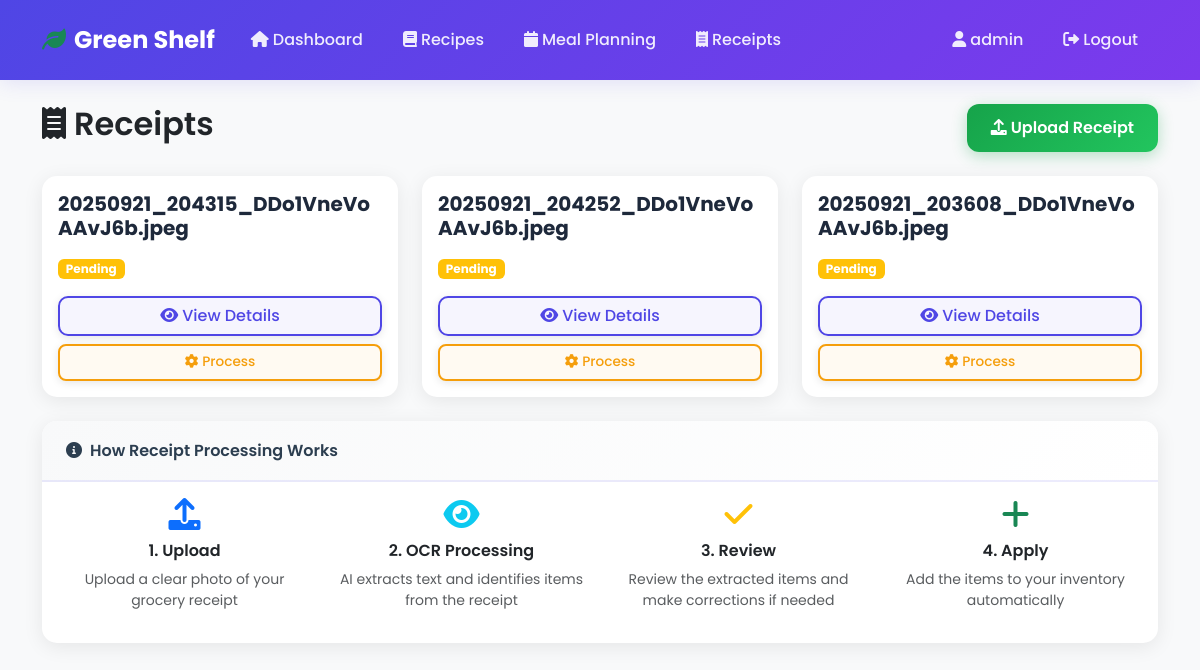
The page /receipts/ (signed in) on the database its author committed.
### app/models.py (models this page shows, shortened)
class User(UserMixin, db.Model):
    id = db.Column(db.Integer, primary_key=True)
    username = db.Column(db.String(80), unique=True, nullable=False)
    email = db.Column(db.String(120), unique=True, nullable=False)
    password_hash = db.Column(db.String(120), nullable=False)
    created_at = db.Column(db.DateTime, default=datetime.utcnow)
    family_size = db.Column(db.Integer, default=1)
    preferred_brands = db.Column(db.Text)  # JSON string
    dietary_restrictions = db.Column(db.Text)  # JSON string
    taste_preferences = db.Column(db.Text)  # JSON string
    delivery_time_slots = db.Column(db.Text)  # JSON string
    upi_id = db.Column(db.String(100))
    auto_order_enabled = db.Column(db.Boolean, default=False)
    checkout_enabled = db.Column(db.Boolean, default=False)
    check_interval_minutes = db.Column(db.Integer, default=60)
    blinkit_cookies = db.Column(db.Text)  # JSON string
    pincode = db.Column(db.String(10))
    cookies_saved = db.Column(db.Boolean, default=False)
    inventory_items = db.relationship('InventoryItem', backref='user', lazy=True, cascade='all, delete-orphan')
    meal_plans = db.relationship('MealPlan', backref='user', lazy=True, cascade='all, delete-orphan')
    recipes = db.relationship('Recipe', backref='user', lazy=True, cascade='all, delete-orphan')
    orders = db.relationship('Order', backref='user', lazy=True, cascade='all, delete-orphan')

class Receipt(db.Model):
    id = db.Column(db.Integer, primary_key=True)
    user_id = db.Column(db.Integer, db.ForeignKey('user.id'), nullable=False)
    filename = db.Column(db.String(200), nullable=False)
    file_path = db.Column(db.String(500), nullable=False)
    extracted_text = db.Column(db.Text)
    parsed_items = db.Column(db.Text)  # JSON string
    total_amount = db.Column(db.Float)
    store_name = db.Column(db.String(100))
    purchase_date = db.Column(db.Date)
    is_processed = db.Column(db.Boolean, default=False)
    created_at = db.Column(db.DateTime, default=datetime.utcnow)

### app/receipts.py (the view)
@receipts_bp.route('/')
@login_required
def index():
    receipts = Receipt.query.filter_by(user_id=current_user.id).order_by(Receipt.created_at.desc()).all()
    return render_template('receipts/index.html', receipts=receipts)

### app/templates/receipts/index.html (shortened to what this page needs)
{% extends 'layout.html' %}
{% block content %}
<div class="d-flex justify-content-between align-items-center mb-4">
    <h2><i class="fas fa-receipt me-2"></i>Receipts</h2>
    <a href="{{ url_for('receipts.upload') }}" class="btn btn-success">
        <i class="fas fa-upload me-1"></i>Upload Receipt
    </a>
</div>
<div class="row g-4">
    {% for receipt in receipts %}
    <div class="col-md-6 col-lg-4">
        <div class="card h-100">
            <div class="card-body">
                <h6 class="card-title">{{ receipt.filename }}</h6>
                <div class="mb-3">
                    {% if receipt.is_processed %}
                    <span class="badge bg-success">Processed</span>
                    {% else %}
                    <span class="badge bg-warning">Pending</span>
                    {% endif %}
                </div>
                <div class="d-grid gap-2">
                    <a href="{{ url_for('receipts.view', id=receipt.id) }}" class="btn btn-outline-primary">
                        <i class="fas fa-eye me-1"></i>View Details
                    </a>
                    {% if not receipt.is_processed %}
                    <form action="{{ url_for('receipts.process', id=receipt.id) }}" method="POST" class="d-inline">
                        <button type="submit" class="btn btn-outline-warning btn-sm w-100">
                            <i class="fas fa-cog me-1"></i>Process
                        </button>
                    </form>
                    {% endif %}
                </div>
            </div>
        </div>
    </div>
    {% endfor %}
</div>
{% if receipts %}
<div class="row mt-4">
    <div class="col-12">
        <div class="card">
            <div class="card-header">
                <h6 class="mb-0"><i class="fas fa-info-circle me-2"></i>How Receipt Processing Works</h6>
            </div>
            <div class="card-body">
                <div class="row">
                    <div class="col-md-3 text-center">
                        <div class="mb-2">
                            <i class="fas fa-upload fa-2x text-primary"></i>
                        </div>
                        <h6>1. Upload</h6>
                        <p class="small text-muted">Upload a clear photo of your grocery receipt</p>
                    </div>
                    <div class="col-md-3 text-center">
                        <div class="mb-2">
                            <i class="fas fa-eye fa-2x text-info"></i>
                        </div>
                        <h6>2. OCR Processing</h6>
                        <p class="small text-muted">AI extracts text and identifies items from the receipt</p>
                    </div>
                    <div class="col-md-3 text-center">
                        <div class="mb-2">
                            <i class="fas fa-check fa-2x text-warning"></i>
                        </div>
                        <h6>3. Review</h6>
                        <p class="small text-muted">Review the extracted items and make corrections if needed</p>
                    </div>
                    <div class="col-md-3 text-center">
                        <div class="mb-2">
                            <i class="fas fa-plus fa-2x text-success"></i>
                        </div>
                        <h6>4. Apply</h6>
                        <p class="small text-muted">Add the items to your inventory automatically</p>
                    </div>
                </div>
            </div>
        </div>
    </div>
</div>
{% endif %}
{% endblock %}

### app/templates/layout.html (shortened to what this page needs)
<!DOCTYPE html>
<html lang="en">
  <head>
    <link
      href="https://cdn.jsdelivr.net/npm/bootstrap@5.3.2/dist/css/bootstrap.min.css"
      rel="stylesheet"
    />
    <link
      rel="stylesheet"
      href="https://cdnjs.cloudflare.com/ajax/libs/font-awesome/6.0.0/css/all.min.css"
    />
    <link
      rel="stylesheet"
      href="{{ url_for('static', filename='styles.css') }}"
    />
    <link
      rel="stylesheet"
      href="{{ url_for('static', filename='responsive-styles.css') }}"
    />
  </head>
  <body class="bg-light">
    <nav class="navbar navbar-expand-lg bg-white border-bottom">
      <div class="container">
        <a class="navbar-brand" href="{{ url_for('main.index') }}">
          <i class="fas fa-leaf text-success me-2"></i>Green Shelf
        </a>
        <div class="collapse navbar-collapse" id="navbarNav">
          {% if current_user.is_authenticated %}
          <ul class="navbar-nav me-auto">
            <li class="nav-item">
              <a class="nav-link" href="{{ url_for('main.index') }}">
                <i class="fas fa-home me-1"></i>Dashboard
              </a>
            </li>
            <li class="nav-item">
              <a class="nav-link" href="{{ url_for('recipes.index') }}">
                <i class="fas fa-book me-1"></i>Recipes
              </a>
            </li>
            <li class="nav-item">
              <a class="nav-link" href="{{ url_for('meal_planning.index') }}">
                <i class="fas fa-calendar me-1"></i>Meal Planning
              </a>
            </li>
            <li class="nav-item">
              <a class="nav-link" href="{{ url_for('receipts.index') }}">
                <i class="fas fa-receipt me-1"></i>Receipts
              </a>
            </li>
          </ul>
          <ul class="navbar-nav">
            <li class="nav-item">
              <a class="nav-link" href="{{ url_for('auth.profile') }}">
                <i class="fas fa-user me-1"></i>{{ current_user.username }}
              </a>
            </li>
            <li class="nav-item">
              <a class="nav-link" href="{{ url_for('auth.logout') }}">
                <i class="fas fa-sign-out-alt me-1"></i>Logout
              </a>
            </li>
          </ul>
          {% endif %}
        </div>
      </div>
    </nav>
    <main class="container py-4">
       {% block content %}{% endblock %}
    </main>
  </body>
</html>

### app/templates/layout.html (style rules this page uses)
.navbar-brand { font-weight: bold; }

### rows shown on the page
User: username "admin"
Receipt: filename "20250921_204315_DDo1VneVoAAvJ6b.jpeg", is_processed "Pending"
Receipt: filename "20250921_204252_DDo1VneVoAAvJ6b.jpeg", is_processed "Pending"
Receipt: filename "20250921_203608_DDo1VneVoAAvJ6b.jpeg", is_processed "Pending"
